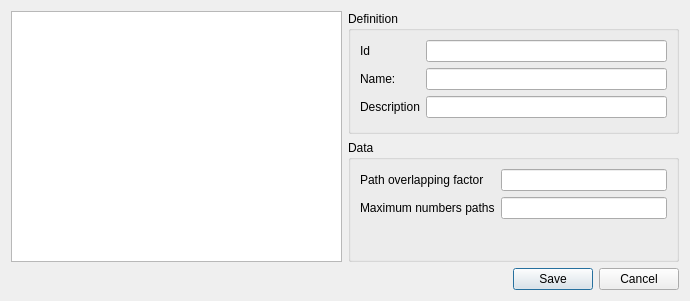
<?xml version="1.0" encoding="UTF-8"?>
<ui version="4.0">
 <class>Dialog</class>
 <widget class="QDialog" name="Dialog">
  <property name="geometry">
   <rect>
    <x>0</x>
    <y>0</y>
    <width>690</width>
    <height>301</height>
   </rect>
  </property>
  <property name="windowTitle">
   <string>Add new mode</string>
  </property>
  <layout class="QHBoxLayout" name="horizontalLayout_4">
   <item>
    <layout class="QVBoxLayout" name="verticalLayout_2">
     <item>
      <layout class="QHBoxLayout" name="horizontalLayout_3">
       <item>
        <widget class="QTreeView" name="scenario_tree"/>
       </item>
       <item>
        <layout class="QVBoxLayout" name="verticalLayout">
         <item>
          <widget class="QGroupBox" name="project">
           <property name="sizePolicy">
            <sizepolicy hsizetype="Expanding" vsizetype="Preferred">
             <horstretch>0</horstretch>
             <verstretch>0</verstretch>
            </sizepolicy>
           </property>
           <property name="title">
            <string>Definition</string>
           </property>
           <layout class="QHBoxLayout" name="horizontalLayout">
            <item>
             <layout class="QFormLayout" name="formLayout">
              <item row="0" column="0">
               <widget class="QLabel" name="label_2">
                <property name="text">
                 <string>Id</string>
                </property>
               </widget>
              </item>
              <item row="0" column="1">
               <widget class="QLineEdit" name="id">
                <property name="maxLength">
                 <number>32</number>
                </property>
               </widget>
              </item>
              <item row="1" column="0">
               <widget class="QLabel" name="label_3">
                <property name="text">
                 <string>Name:</string>
                </property>
               </widget>
              </item>
              <item row="1" column="1">
               <widget class="QLineEdit" name="name">
                <property name="maxLength">
                 <number>100</number>
                </property>
               </widget>
              </item>
              <item row="2" column="0">
               <widget class="QLabel" name="label_6">
                <property name="text">
                 <string>Description</string>
                </property>
               </widget>
              </item>
              <item row="2" column="1">
               <widget class="QLineEdit" name="description"/>
              </item>
             </layout>
            </item>
           </layout>
          </widget>
         </item>
         <item>
          <widget class="QGroupBox" name="groupBox">
           <property name="title">
            <string>Data</string>
           </property>
           <layout class="QHBoxLayout" name="horizontalLayout_2">
            <item>
             <layout class="QFormLayout" name="formLayout_3">
              <item row="0" column="0">
               <widget class="QLabel" name="label">
                <property name="text">
                 <string>Path overlapping factor</string>
                </property>
               </widget>
              </item>
              <item row="0" column="1">
               <widget class="QLineEdit" name="paht_overlapping_factor"/>
              </item>
              <item row="1" column="0">
               <widget class="QLabel" name="label_4">
                <property name="text">
                 <string>Maximum numbers paths</string>
                </property>
               </widget>
              </item>
              <item row="1" column="1">
               <widget class="QLineEdit" name="maximum_numbers_paths"/>
              </item>
             </layout>
            </item>
           </layout>
          </widget>
         </item>
        </layout>
       </item>
      </layout>
     </item>
     <item>
      <widget class="QDialogButtonBox" name="buttonBox">
       <property name="orientation">
        <enum>Qt::Horizontal</enum>
       </property>
       <property name="standardButtons">
        <set>QDialogButtonBox::Cancel|QDialogButtonBox::Save</set>
       </property>
      </widget>
     </item>
    </layout>
   </item>
  </layout>
 </widget>
 <tabstops>
  <tabstop>id</tabstop>
  <tabstop>name</tabstop>
  <tabstop>buttonBox</tabstop>
  <tabstop>scenario_tree</tabstop>
 </tabstops>
 <resources/>
 <connections>
  <connection>
   <sender>buttonBox</sender>
   <signal>rejected()</signal>
   <receiver>Dialog</receiver>
   <slot>reject()</slot>
   <hints>
    <hint type="sourcelabel">
     <x>317</x>
     <y>496</y>
    </hint>
    <hint type="destinationlabel">
     <x>286</x>
     <y>274</y>
    </hint>
   </hints>
  </connection>
 </connections>
</ui>
